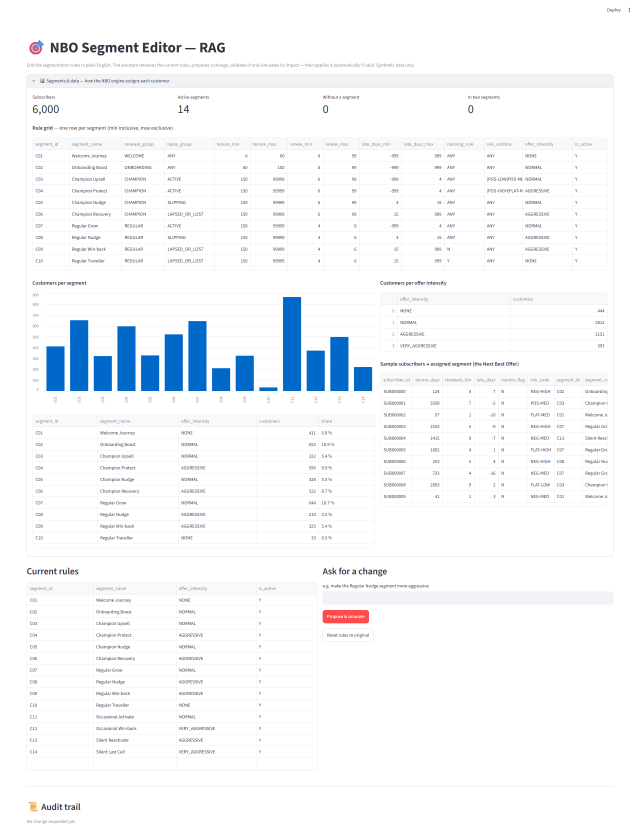
#> input picture screenshots/02_segments_and_data.png, 1920 x 2513 px (shown at 1/3 size); its folder holds 4 pictures in this run
$ python crop_for_slides.py
#> lines starting #> are read from the running program, lines starting #| are printed output that depends on the picture
"""
crop_for_slides.py — cut the key areas out of the full-page screenshots
(screenshots/*.png) into screenshots/slides/*.png for the presentation.
Fixed areas use pixel coordinates of the 1920-px-wide captures; the impact and
audit areas end at the grey divider above "Audit trail", found automatically
(page height varies with each scenario). Full-page captures stay untouched.
Run:  py -3.11 tools/crop_for_slides.py
"""
import os, glob
from PIL import Image

HERE = os.path.dirname(os.path.dirname(os.path.abspath(__file__)))
SRC  = os.path.join(HERE, "screenshots")
OUT  = os.path.join(SRC, "slides")

PROPOSAL = (70, 933, 1848, 1480)     # "Proposed change" + validation line
IMPACT_TOP = 1499                    # "Impact simulation" title

def src(prefix):
#> called with prefix = '02'
    return Image.open(glob.glob(os.path.join(SRC, prefix + "_*.png"))[0]).convert("RGB")
#> returned value is the input picture: PIL image 1920x2513 RGB; mean R, G, B 245.8, 248, 250.5

def divider(img, start):
    """y of the full-width grey rule that separates the result from the audit trail."""
    px = img.load()
    for y in range(start, img.height):
        row = [px[x, y] for x in range(150, 1750, 25)]
        if len(set(row)) == 1 and 200 <= row[0][0] <= 235 \
           and abs(row[0][1] - row[0][0]) <= 3 and abs(row[0][2] - row[0][0]) <= 6:   # grey, not a tinted box
            # the divider is followed by blank space (table borders are not)
            below = {px[x, yy] for yy in range(y + 5, min(img.height, y + 40)) for x in range(150, 1750, 50)}
            if below == {(255, 255, 255)}:
                return y
    return img.height

def save(img, box, name):
#> called with box = (76, 220, 1846, 819), name = 'data_overview'
    img.crop(box).save(os.path.join(OUT, name + ".png"))
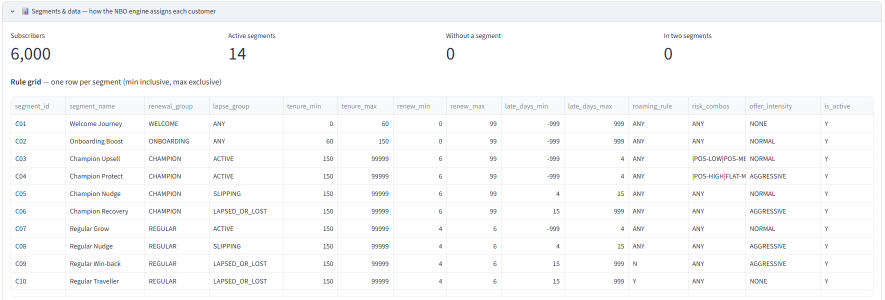
#> saved as data_overview.png: PIL image 1770x599 RGB (shown at 1/2 size); mean R, G, B 249.3, 249.5, 250.1
    print("saved", name, box)

def main():
    os.makedirs(OUT, exist_ok=True)
    data = src("02")
    save(data, (76, 220, 1846, 819), "data_overview")
    save(data, (82, 838, 1134, 1650), "data_distribution")
#> call 2 of save, with box = (82, 838, 1134, 1650), name = 'data_distribution'
#> in save (call 2), `img.crop(box).save(os.path.join(OUT, name + ".png"))`:
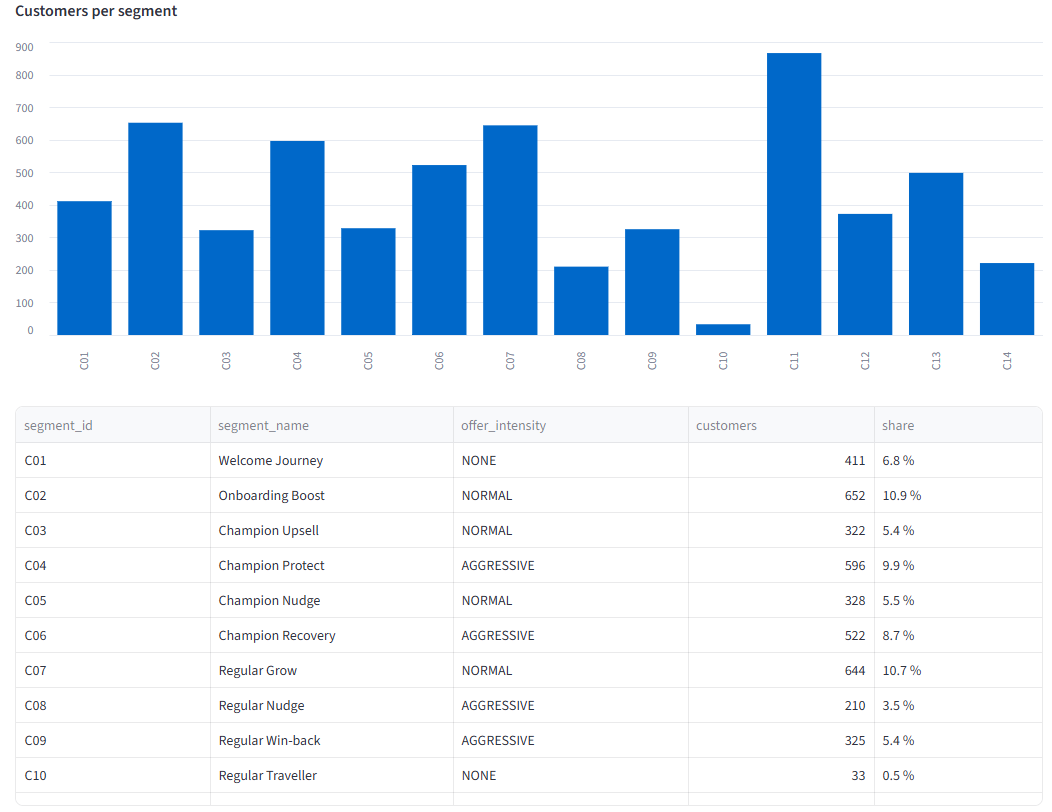
#> saved as data_distribution.png: PIL image 1052x812 RGB; mean R, G, B 220.5, 233.5, 245.9
    for prefix, name in [("03", "applied"), ("06", "warning"), ("08", "overlap")]:
        img = src(prefix)
#> call 2 of src, with prefix = '03'
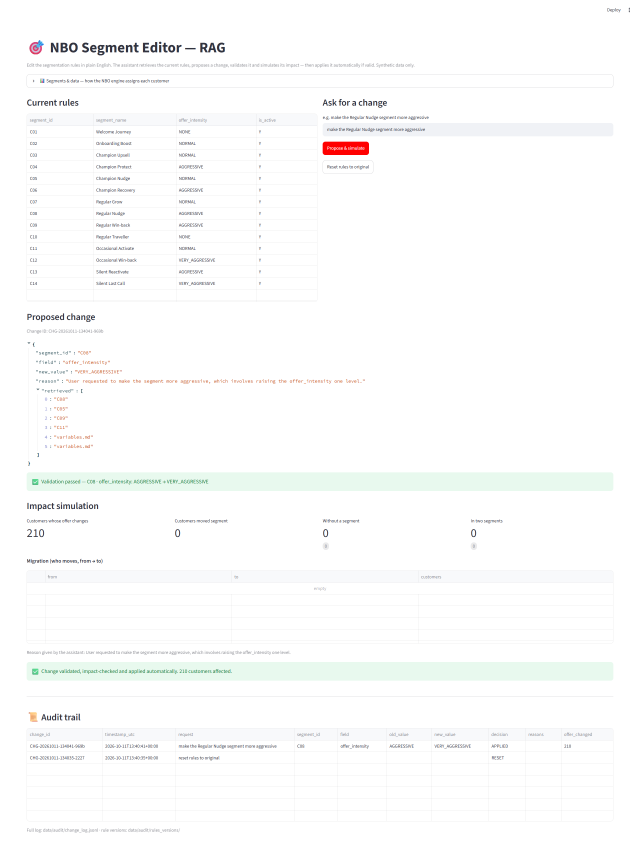
#> input picture screenshots/03_make_the_regular_nudge_segment_more_aggressive.png, 1920 x 2539 px (shown at 1/3 size)
#> in src, returned value is the input picture: PIL image 1920x2539 RGB; mean R, G, B 251.7, 252.2, 251.8
        if prefix == "03":
            save(img, (70, 290, 1848, 908), "home_request")
#> call 3 of save, with box = (70, 290, 1848, 908), name = 'home_request'
#> in save (call 3), `img.crop(box).save(os.path.join(OUT, name + ".png"))`:
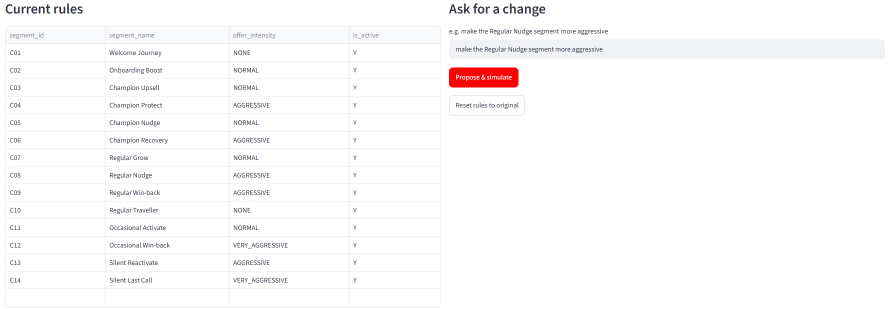
#> saved as home_request.png: PIL image 1778x618 RGB (shown at 1/2 size); mean R, G, B 251.7, 250.7, 251
            save(img, PROPOSAL, "proposal")
#> call 4 of save, with box = (70, 933, 1848, 1480), name = 'proposal'
#> in save (call 4), `img.crop(box).save(os.path.join(OUT, name + ".png"))`:
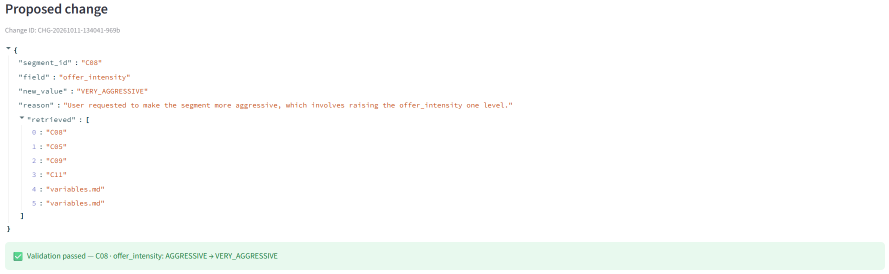
#> saved as proposal.png: PIL image 1778x547 RGB (shown at 1/2 size); mean R, G, B 251.5, 253, 251.7
        save(img, (70, IMPACT_TOP, 1848, divider(img, IMPACT_TOP) - 25), "impact_" + name)
#> in save (call 5), `img.crop(box).save(os.path.join(OUT, name + ".png"))`:
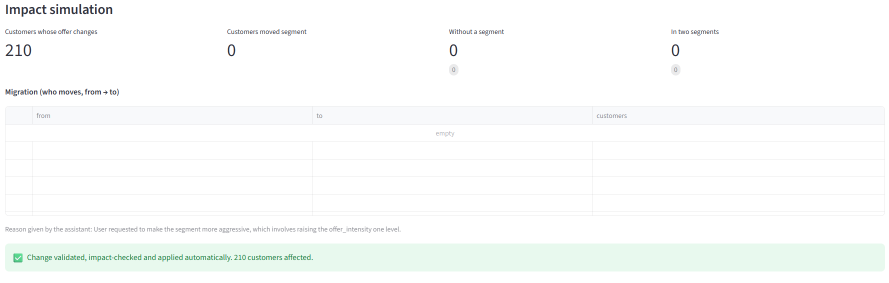
#> saved as impact_applied.png: PIL image 1778x566 RGB (shown at 1/2 size); mean R, G, B 250.4, 252.3, 251.3
    audit = src("14")
    top = divider(audit, 950)
    save(audit, (70, top + 20, 1848, min(audit.height, top + 430)), "audit_trail")

if __name__ == "__main__":
#> (the run stopped early here; a loop or call above may not have finished)
